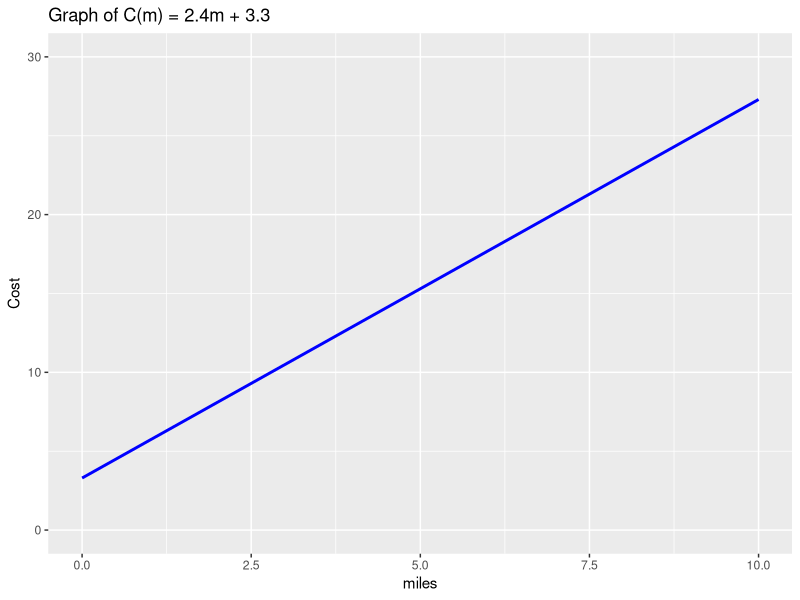

Recreate this plot in R.
## ---- chunk 1
library(ggplot2)

# Generate x values
x <- seq(0, 10, by = 1)

# Create a data frame with x and y values
data <- data.frame(x = x, y = 2.4 * x + 3.3)

# Create the plot using ggplot with custom y scale
ggplot(data, aes(x, y)) +
  geom_line(color = "blue", size = 1) +
  labs(x = "miles", y = "Cost", title = "Graph of C(m) = 2.4m + 3.3") +
  scale_y_continuous(limits = c(0, 30))  # Set y-axis limits

